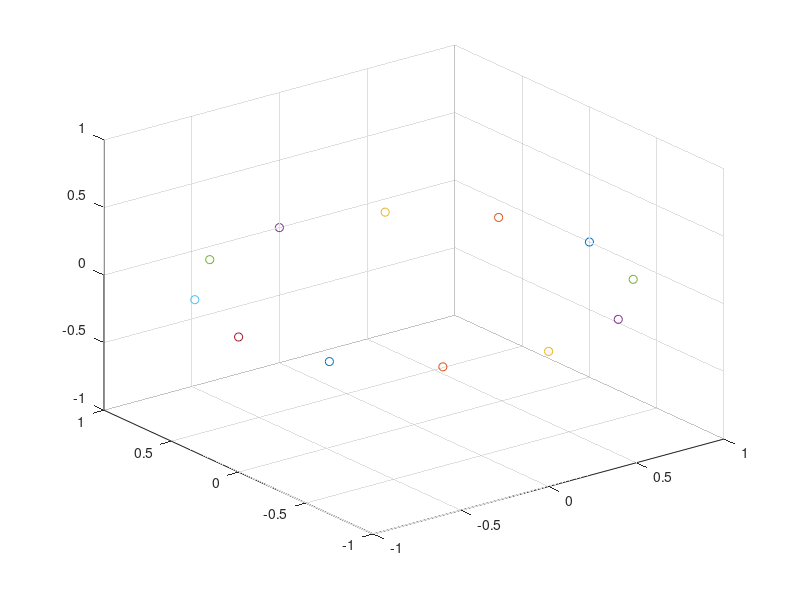

MATLAB code for this plot:
degree = 30;
init = [1 0 0]';
step = 360/degree;

x = zeros(1, step);
y = zeros(1, step);
z = zeros(1, step);
x(1) = init(1);
y(1) = init(2);
z(1) = init(3);

rotationMatrix = [cosd(degree), -sind(degree), 0; sind(degree), cosd(degree), 0; 0 0 1];
scatter3(x(1), y(1), z(1));
hold on;
for numIdx = 2: step
    point = [x(numIdx - 1), y(numIdx - 1), z(numIdx - 1)]';
    updatedPoint = rotationMatrix*point;
    x(numIdx) = updatedPoint(1);
    y(numIdx) = updatedPoint(2);
    z(numIdx) = updatedPoint(3);
    scatter3(x(numIdx), y(numIdx), z(numIdx));
end
hold off;